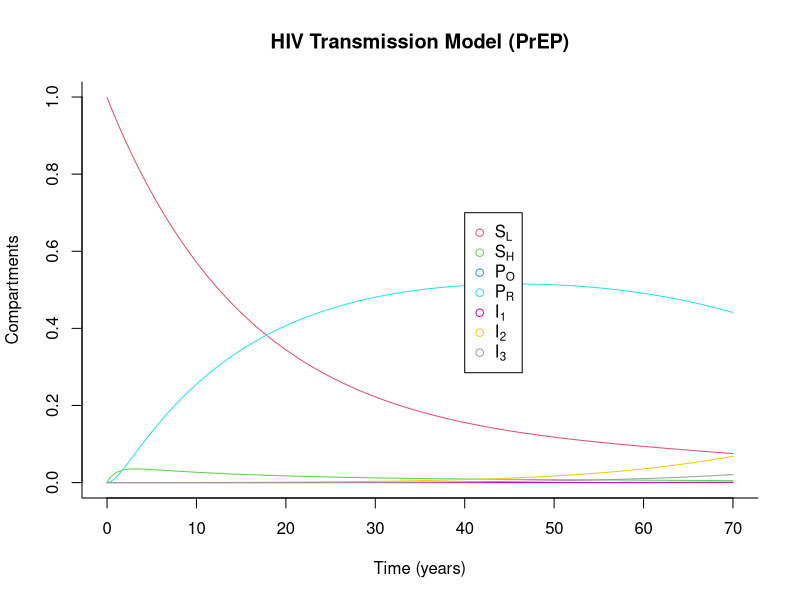

Write the R code that produced this figure.
library(deSolve)
sir <- function(time, state, parameters) {
  with(as.list(c(state, parameters)), {
    lambdaL = betaL * (theta1 * I1 + theta2 * I2 + theta3 * I3)/(SL+SH+PO+PR+I1+I2+I3)
    lambdaH = betaH * (theta1 * I1 + theta2 * I2 + theta3 * I3)/(SL+SH+PO+PR+I1+I2+I3)
    lambdaR = betaR * (theta1 * I1 + theta2 * I2 + theta3 * I3)/(SL+SH+PO+PR+I1+I2+I3)
    dSL <- Lambda * (SL+SH+PO+PR+I1+I2+I3) + WHL * SH + phiL * PO - (lambdaL + WLH + mu) * SL
    dSH <- WHL * SL + phiH * PO + phiR * PR - (lambdaH + WHL + tauR + mu) * SH
    dPO <- lambdaL * PL * SL + lambdaH * PH * SH - (sigmaO1 + phiL + phiH + WOR + mu) * PO
    dPR <- tauR * SH + WOR * PO - (lambdaR + phiR + mu) * PR
    dI1 <- lambdaL * (1 - PL) * SL + lambdaH * (1 - PH) * SH + sigmaO1 * PO + lambdaR *PR - (sigma12 + mu) * I1 
    dI2 <- sigma12 * I1 - (sigma23 + mu) * I2
    dI3 <- sigma23 * I2 - (mud + mu) * I3
    return(list(c(dSL, dSH, dPO, dPR, dI1, dI2, dI3)))
  })
}

init <- c(SL = 0.999, SH = 0.0009, PO = 0, PR = 0, I1 = 0.000001, I2 = 0.000059, I3 = 0.00004)
parameters <- c(Lambda = 0.00817, mu = 0.00747, mud = 0.0909, WLH = 0.06, WHL = 0.04, WOR = 0.001, 
                sigmaO1 = 0.023, sigma12 = 8.67, sigma23 = 0.05, PL = 0, PH = 0, phiL = 0.05, phiH = 1/24, tauR = 0.9, phiR = 0.005,
                betaL = 0.25, betaH = 1.25, betaR = 0.125, theta1 = 1, theta2 = 0.43, theta3 = 1.5)
times <- seq(0, 70, by = 0.1)
out <- as.data.frame(ode(y = init, times = times, func = sir, parms = parameters))
out$time <- NULL
head(out, 10)

matplot(times, out, type = "l", xlab = "Time (years)", ylab = "Compartments", main = "HIV Transmission Model (PrEP)", lwd = 1, lty = 1, bty = "l", col = 2:8)
legend(40, 0.7, c(expression(S[L]), expression(S[H]), expression(P[O]), expression(P[R]), expression(I[1]), expression(I[2]), expression(I[3])), pch = 1, col = 2:8)
